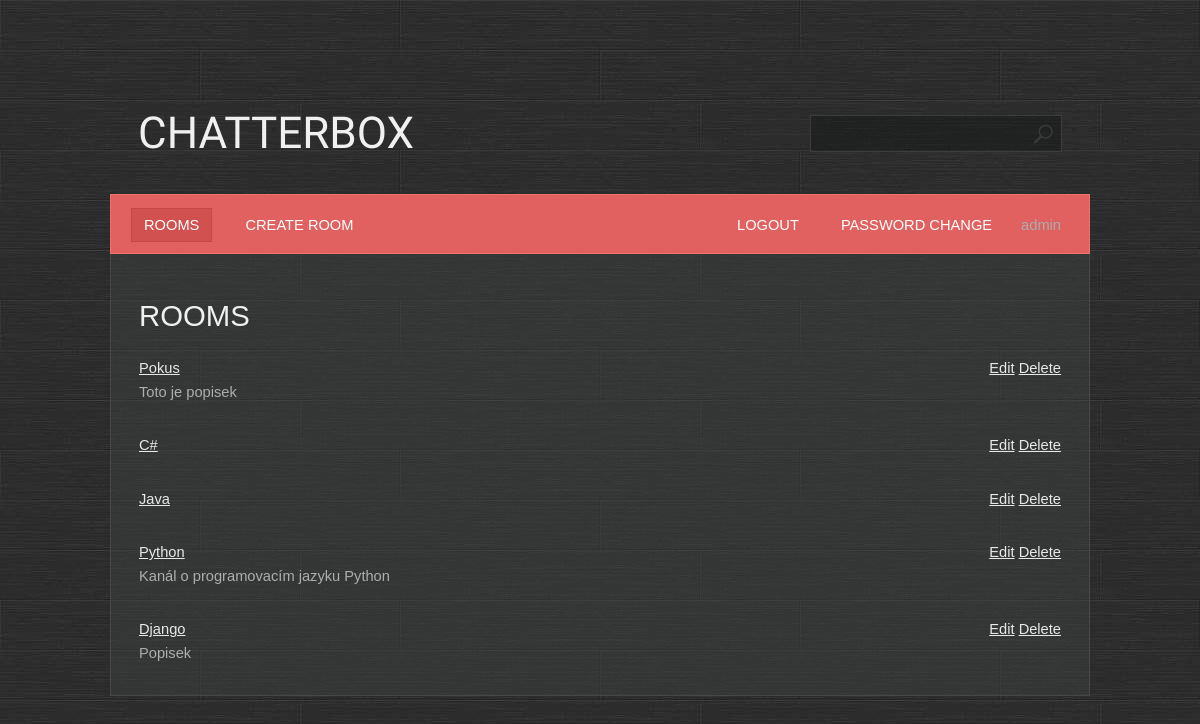
Before: / (signed in) with the older database file.
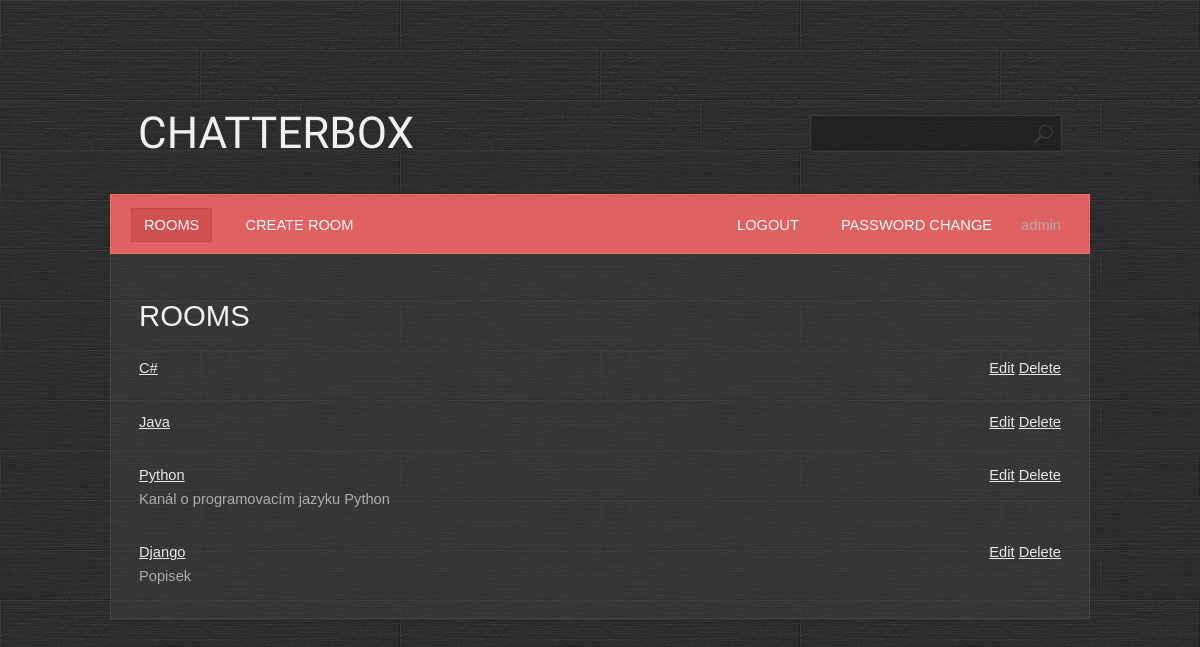
After: the same page with the newer database file.
### base/models.py (models this page shows, shortened)
class Room(Model):
    name = models.CharField(max_length=200, unique=True)
    description = models.TextField(null=True, blank=True)
    participants = models.ManyToManyField(User, related_name='participants', blank=True)
    created = models.DateTimeField(auto_now_add=True)
    updated = models.DateTimeField(auto_now=True)
    class Meta:
        ordering = ['-created', 'name']

### base/views.py (the view)
# urls.py: path('', base.views.RoomsView.as_view(), name='rooms'),
class RoomsView(PermissionRequiredMixin, LoginRequiredMixin, ListView):
    template_name = 'base/rooms.html'
    model = Room
    permission_required = 'base.view_room'

### base/templates/base/rooms.html (shortened to what this page needs)
{% extends 'main.html' %}
{% block content %}
    <h1>Rooms</h1>
    {% for room in object_list %}
        <div class="box">
            <div style="float: left;">
                <a href="{% url 'room' room.id %}">{{ room.name|capfirst }}</a><br/>
                {{ room.description }}
            </div>
            <div style="float: right;">
                {% if perms.base.change_room %}
                    <a href="{% url 'room_update' room.id %}">Edit</a>
                {% endif %}
                {% if perms.base.delete_room and perms.base.delete_message and user.is_staff %}
                    <a href="{% url 'room_delete' room.id %}">Delete</a>
                {% endif %}
            </div>
        </div>
    {% endfor %}
{% endblock %}

Changed rows visible on the page:
removed Room: name "Pokus", description "Toto je popisek"
